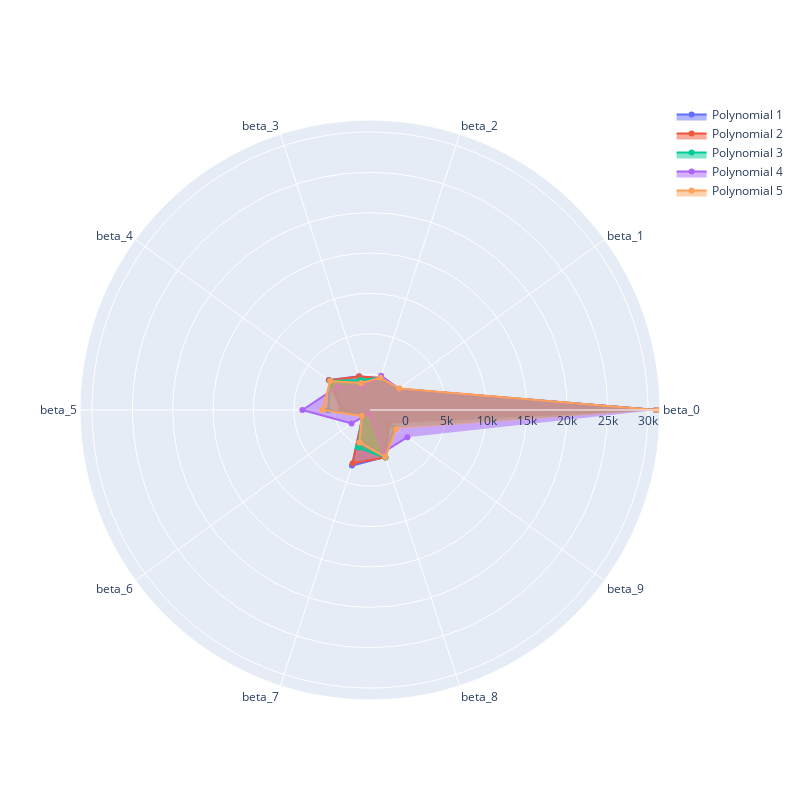

Notebook code cell kept with this figure:
### Markdown cell above
**Introduction to plotly**

... task pending!

### Code cell
import plotly.graph_objects as go

categories = [f'beta_{n}' for n in range(poly_deg+1)]


fig = go.Figure()


for count, coeflist in enumerate(polyCoefList, start=1):
    fig.add_trace(go.Scatterpolar(
          r=coeflist,
          theta=categories,
          fill='toself',
          name=f'Polynomial {count}'
    ))
    
fig.update_layout(
  polar=dict(
    radialaxis=dict(
      visible=True
    )),
  showlegend=True
)

fig.update_layout(
    autosize=False,
    width=800,
    height=800)

fig.show()

### Figure 1 — Plotly figure (JSON) as saved in the notebook; plotly's stock layout.template omitted (floating-point values rounded to 4 significant figures)
{"data": [{"fill": "toself", "name": "Polynomial 1", "r": [31010.0, -27.04, -292.1, -39.91, 1888.0, -1133.0, -3313.0, 2812.0, 1677.0, -1621.0], "theta": ["beta_0", "beta_1", "beta_2", "beta_3", "beta_4", "beta_5", "beta_6", "beta_7", "beta_8", "beta_9"], "type": "scatterpolar"}, {"fill": "toself", "name": "Polynomial 2", "r": [31010.0, -39.4, -274.7, -76.77, 1842.0, -886.9, -3358.0, 2509.0, 1748.0, -1514.0], "theta": ["beta_0", "beta_1", "beta_2", "beta_3", "beta_4", "beta_5", "beta_6", "beta_7", "beta_8", "beta_9"], "type": "scatterpolar"}, {"fill": "toself", "name": "Polynomial 3", "r": [31010.0, -3.238, -240.5, -532.7, 1688.0, 746.7, -3254.0, 443.1, 1771.0, -662.4], "theta": ["beta_0", "beta_1", "beta_2", "beta_3", "beta_4", "beta_5", "beta_6", "beta_7", "beta_8", "beta_9"], "type": "scatterpolar"}, {"fill": "toself", "name": "Polynomial 4", "r": [31000.0, 46.73, 30.64, -1333.0, 500.8, 3944.0, -1607.0, -3963.0, 1055.0, 1300.0], "theta": ["beta_0", "beta_1", "beta_2", "beta_3", "beta_4", "beta_5", "beta_6", "beta_7", "beta_8", "beta_9"], "type": "scatterpolar"}, {"fill": "toself", "name": "Polynomial 5", "r": [31020.0, 82.38, -242.1, -918.8, 1675.0, 1473.0, -3172.0, -203.3, 1702.0, -434.1], "theta": ["beta_0", "beta_1", "beta_2", "beta_3", "beta_4", "beta_5", "beta_6", "beta_7", "beta_8", "beta_9"], "type": "scatterpolar"}], "layout": {"autosize": false, "height": 800, "polar": {"angularaxis": {"type": "category"}, "radialaxis": {"autorange": true, "range": [-4441.0, 31490.0], "type": "linear", "visible": true}}, "showlegend": true, "width": 800}}
